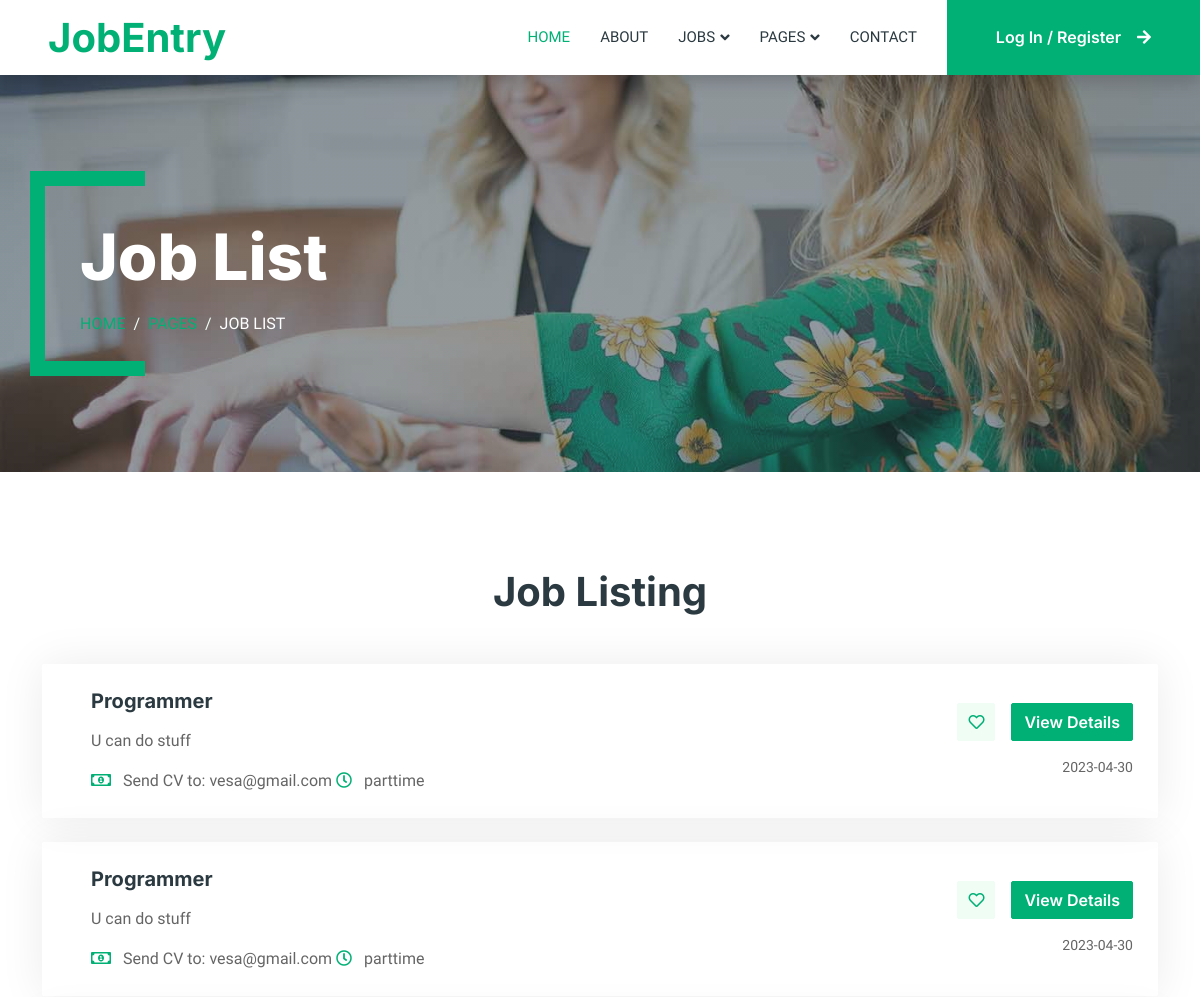
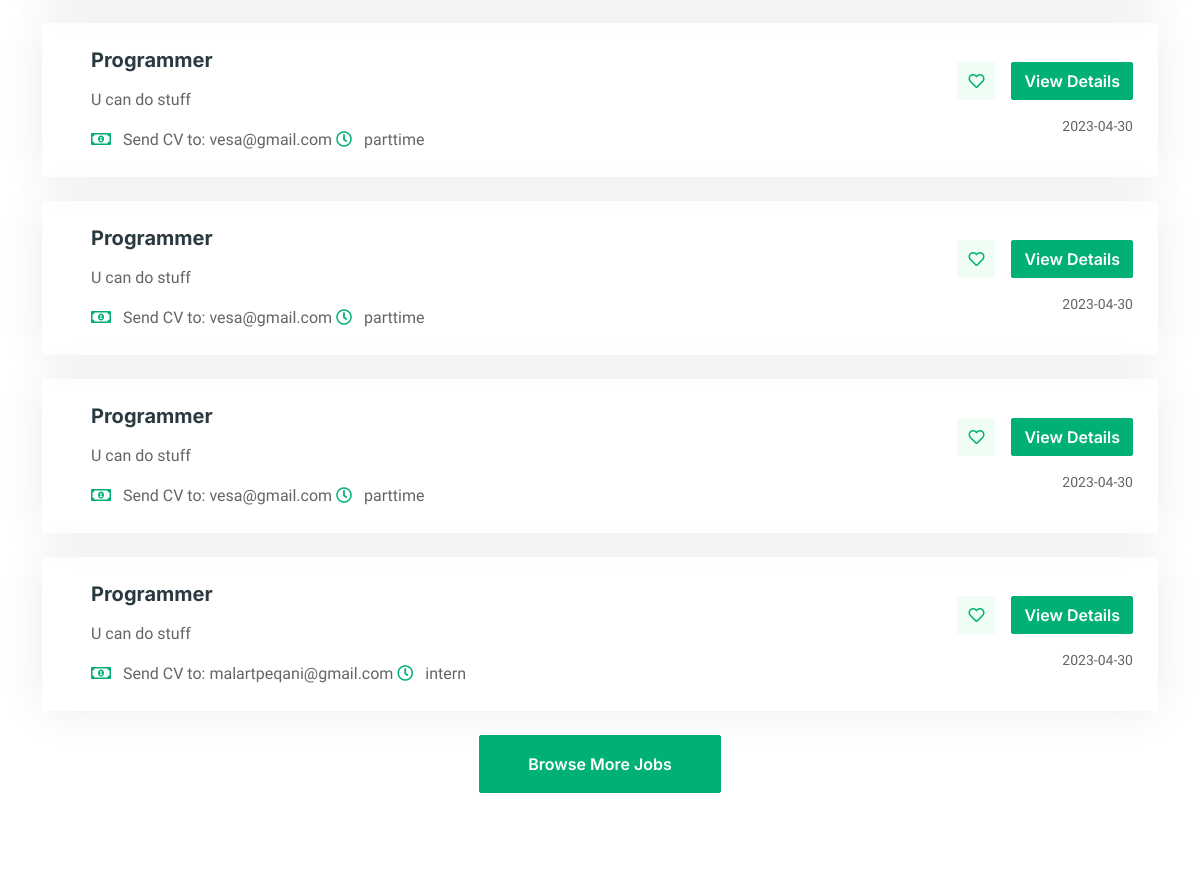
/job-list.php (upper part), run on an earlier commit of the app's database (2 pictures, top to bottom).
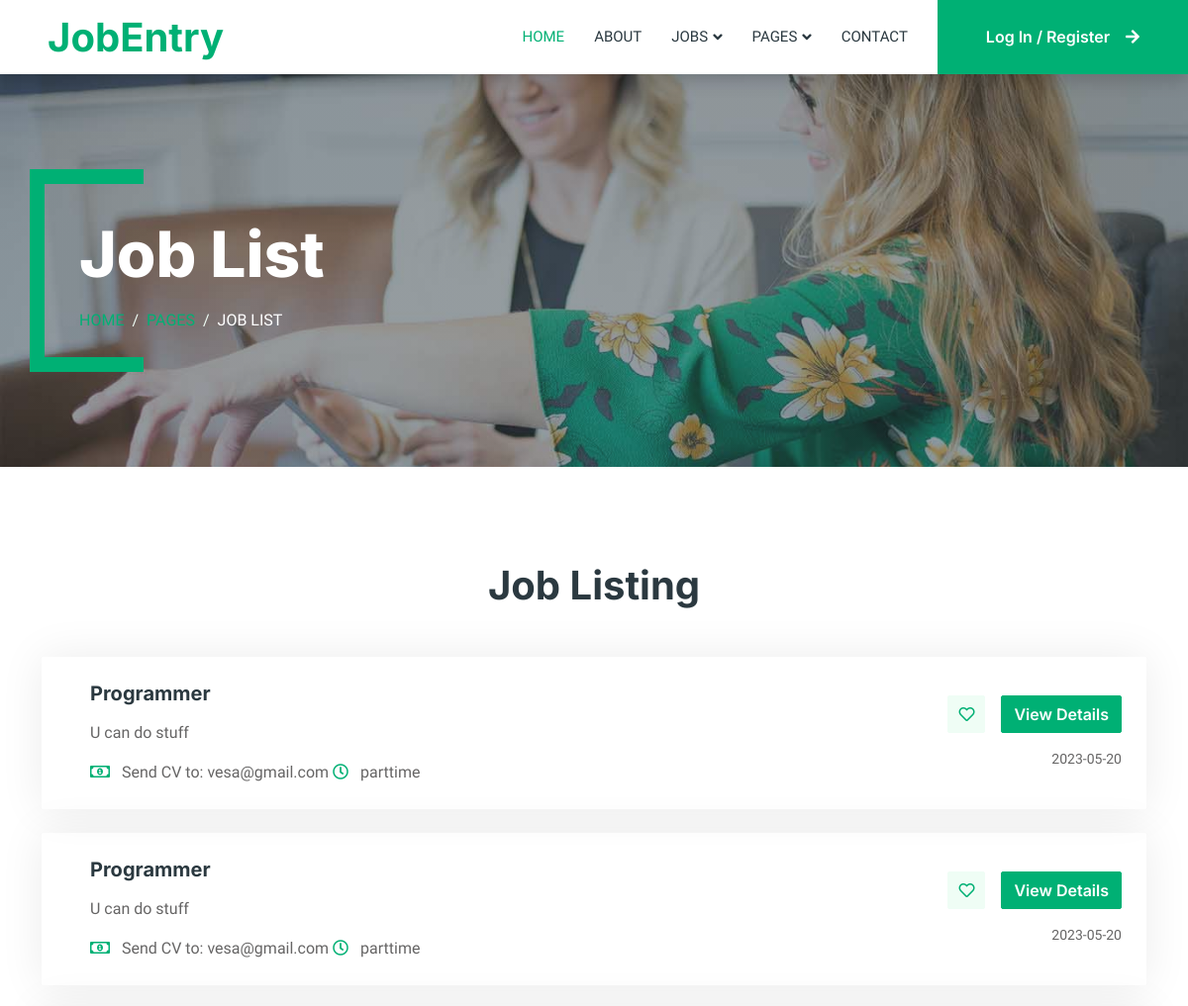
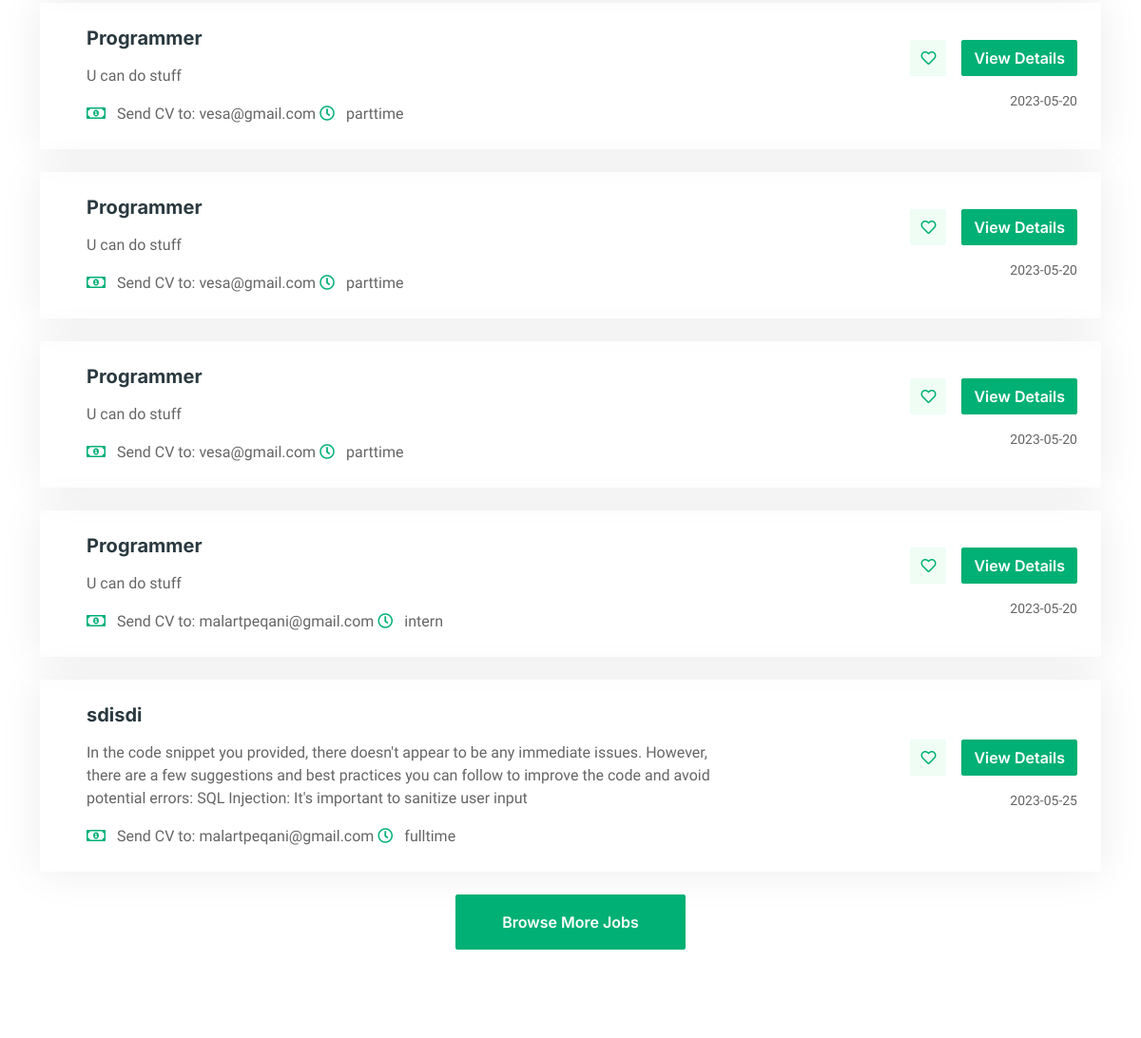
And on a later commit of the database (2 pictures, top to bottom).
### tables this page shows
CREATE TABLE `jobs` (
  `id` int(11) NOT NULL,
  `job-name` varchar(255) NOT NULL,
  `job-description` varchar(255) NOT NULL,
  `city` varchar(255) NOT NULL,
  `category` int(255) NOT NULL,
  `schedule` varchar(255) NOT NULL,
  `email` varchar(255) NOT NULL,
  `when_posted` timestamp NOT NULL DEFAULT current_timestamp() ON UPDATE current_timestamp()
);

### job-list.php (the view, shortened to what this page needs)
<?php
include "config.php";
?>
<!DOCTYPE html>
<html lang="en">
<head>
    <link href="https://cdnjs.cloudflare.com/ajax/libs/font-awesome/5.10.0/css/all.min.css" rel="stylesheet">
    <link href="https://cdn.jsdelivr.net/npm/bootstrap-icons@1.4.1/font/bootstrap-icons.css" rel="stylesheet">
    <link href="lib/animate/animate.min.css" rel="stylesheet">
    <link href="lib/owlcarousel/assets/owl.carousel.min.css" rel="stylesheet">
    <link href="css/bootstrap.min.css" rel="stylesheet">
    <link href="css/style.css" rel="stylesheet">
</head>
<body>
    <div class="container-xxl bg-white p-0">
        <nav class="navbar navbar-expand-lg bg-white navbar-light shadow sticky-top p-0">
            <a href="index.php" class="navbar-brand d-flex align-items-center text-center py-0 px-4 px-lg-5">
                <h1 class="m-0 text-primary">JobEntry</h1>
            </a>
            <div class="collapse navbar-collapse" id="navbarCollapse">
                <div class="navbar-nav ms-auto p-4 p-lg-0">
                    <a href="index.html" class="nav-item nav-link active">Home</a>
                    <a href="about.html" class="nav-item nav-link">About</a>
                    <div class="nav-item dropdown">
                        <a href="#" class="nav-link dropdown-toggle" data-bs-toggle="dropdown">Jobs</a>
                    </div>
                    <div class="nav-item dropdown">
                        <a href="#" class="nav-link dropdown-toggle" data-bs-toggle="dropdown">Pages</a>
                    </div>
                    <a href="contact.html" class="nav-item nav-link">Contact</a>
                </div>
                <?php if (!isset($_SESSION['id'])) { ?>
                    <a href="./login.php" class="btn btn-primary rounded-0 py-4 px-lg-5 d-none d-lg-block">Log In / Register<i class="fa fa-arrow-right ms-3"></i></a>
                <?php } else { ?>
                    <a href="./logout.php" class="nav-item nav-link">Log Out</a>
                    <a href="./announcejob.php" class="btn btn-primary rounded-0 py-4 px-lg-5 d-none d-lg-block">Announce Job<i class="fa fa-arrow-right ms-3"></i></a>
                <?php } ?>
            </div>
        </nav>
        <div class="container-xxl py-5 bg-dark page-header mb-5">
            <div class="container my-5 pt-5 pb-4">
                <h1 class="display-3 text-white mb-3 animated slideInDown">Job List</h1>
                <nav aria-label="breadcrumb">
                    <ol class="breadcrumb text-uppercase">
                        <li class="breadcrumb-item"><a href="#">Home</a></li>
                        <li class="breadcrumb-item"><a href="#">Pages</a></li>
                        <li class="breadcrumb-item text-white active" aria-current="page">Job List</li>
                    </ol>
                </nav>
            </div>
        </div>
        <div class="container-xxl py-5">
            <div class="container">
                <h1 class="text-center mb-5 wow fadeInUp" data-wow-delay="0.1s">Job Listing</h1>
                <div class="tab-class text-center wow fadeInUp" data-wow-delay="0.3s">
                    <div class="tab-content">
                        <div id="tab-1" class="tab-pane fade show p-0 active">
                            <?php
                            $resultJob = mysqli_query($conn, "SELECT `id`, `job-name`, `job-description`, `schedule`, `email`, DATE(`when_posted`) AS date_only FROM jobs") or die("Query failed: " . mysqli_error($conn));
                            while (list($id, $jobname, $jobdescription, $schedule, $email, $whenPosted) = mysqli_fetch_array($resultJob)) {
                            ?>
                                <div class="job-item p-4 mb-4">
                                    <div class="row g-4">
                                        <div class="col-sm-12 col-md-8 d-flex align-items-center">
                                            <div class="text-start ps-4">
                                                <a href="job-detail.php?id=<?php echo $id ?>">
                                                    <h5 class="mb-3"><?php echo $jobname ?></h5>
                                                </a>
                                                <p><?php echo $jobdescription ?></p>
                                                <span class="text-truncate me-0">
                                                    <i class="far fa-money-bill-alt text-primary me-2"></i>
                                                    Send CV to: <?php echo $email ?>
                                                </span>
                                                <span class="text-truncate me-3">
                                                    <i class="far fa-clock text-primary me-2"></i>
                                                    <?php echo $schedule ?>
                                                </span>
                                            </div>
                                        </div>
                                        <div class="col-sm-12 col-md-4 d-flex flex-column align-items-start align-items-md-end justify-content-center">
                                            <div class="d-flex mb-3">
                                                <a class="btn btn-light btn-square me-3" href=""><i class="far fa-heart text-primary"></i></a>
                                                <a class="btn btn-primary" href="">View Details</a>
                                            </div>
                                            <small class="text-truncate"><?php echo $whenPosted ?></small>
                                        </div>
                                    </div>
                                </div>
                            <?php } ?>
                            <a class="btn btn-primary py-3 px-5" href="">Browse More Jobs</a>
                        </div>
                    </div>
                </div>
            </div>
        </div>
    </div>
</body>
</html>

### css/style.css (style rules this page uses)
:root { --primary: #00B074; --secondary: #2B9BFF; --light: #EFFDF5; --dark: #2B3940; }
.btn { font-family: 'Inter', sans-serif; font-weight: 600; transition: .5s; }
.btn.btn-primary, .btn.btn-secondary { color: #FFFFFF; }
.btn-square { width: 38px; height: 38px; }
.btn-square, .btn-sm-square, .btn-lg-square { padding: 0; display: flex; align-items: center; justify-content: center; font-weight: normal; border-radius: 2px; }
.navbar .dropdown-toggle::after { border: none; content: "\f107"; font-family: "Font Awesome 5 Free"; font-weight: 900; vertical-align: middle; margin-left: 5px; transition: .5s; }
.navbar-dark .navbar-nav .nav-link, .navbar-light .navbar-nav .nav-link { margin-right: 30px; padding: 25px 0; color: #FFFFFF; font-size: 15px; text-transform: uppercase; outline: none; }
.navbar-dark .navbar-nav .nav-link:hover, .navbar-dark .navbar-nav .nav-link.active, .navbar-light .navbar-nav .nav-link:hover, .navbar-light .navbar-nav .nav-link.active { color: var(--primary); }
.navbar-light .navbar-brand, .navbar-light a.btn { height: 75px; }
.navbar-light .navbar-nav .nav-link { color: var(--dark); font-weight: 500; }
.navbar-light.sticky-top { top: -100px; transition: .5s; }
.header-carousel .container, .page-header .container { position: relative; padding: 45px 0 45px 35px; border-left: 15px solid var(--primary); }
.header-carousel .container::before, .header-carousel .container::after, .page-header .container::before, .page-header .container::after { position: absolute; content: ""; top: 0; left: 0; width: 100px; height: 15px; background: var(--primary); }
.header-carousel .container::after, .page-header .container::after { top: 100%; margin-top: -15px; }
.page-header { background: linear-gradient(rgba(43, 57, 64, .5), rgba(43, 57, 64, .5)), url(../img/carousel-1.jpg) center center no-repeat; background-size: cover; }
.breadcrumb-item + .breadcrumb-item::before { color: var(--light); }
.job-item { border: 1px solid transparent; border-radius: 2px; box-shadow: 0 0 45px rgba(0, 0, 0, .08); transition: .5s; }

What changed in the data, as far as the page shows it:
changed jobs (number 1 of 7 on the later page): whenPosted "2023-04-30" → "2023-05-20"
changed jobs (number 2 of 7 on the later page): whenPosted "2023-04-30" → "2023-05-20"
changed jobs (number 3 of 7 on the later page): whenPosted "2023-04-30" → "2023-05-20"
changed jobs (number 4 of 7 on the later page): whenPosted "2023-04-30" → "2023-05-20"
changed jobs (number 5 of 7 on the later page): whenPosted "2023-04-30" → "2023-05-20"
changed jobs "intern": whenPosted "2023-04-30" → "2023-05-20"
added jobs: value "sdisdi", value "In the code snippet you provided, there doesn't appear to be any immediate issues. However, there are a few suggestions and best practices you can follow to improve the code and avoid potential errors: SQL Injection: It's important to sanitize user input", email "malartpeqani@gmail.com", schedule "fulltime", whenPosted "2023-05-25"
